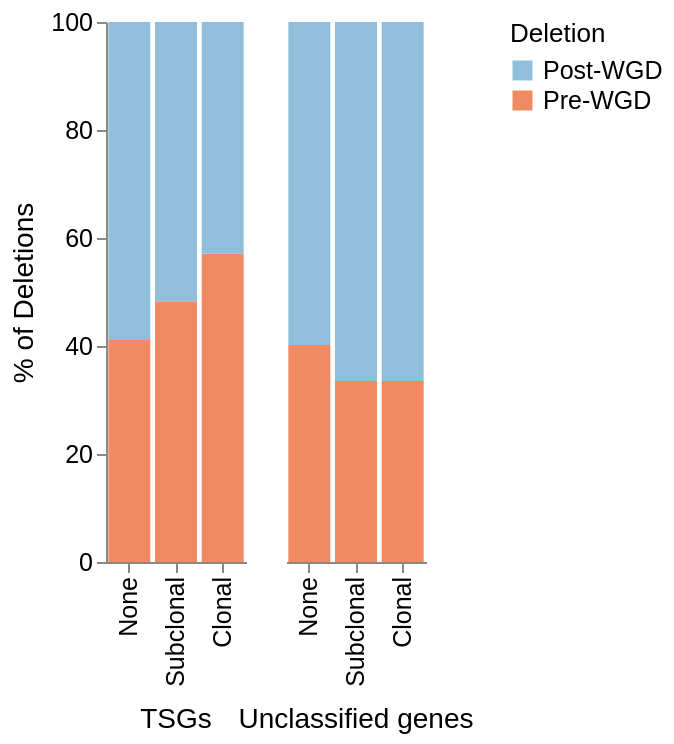

The notebook cell this image was saved under:
### Code cell
tmp = df.copy()
order = ["None", "Subclonal", "Clonal"]
tmp["Point Mutation"] = tmp["Point Mutation"].str.strip()
tmp["Point Mutation"] = pd.Categorical(tmp["Point Mutation"], categories=order, ordered=True)

# Map Role names
tmp["Role_label"] = tmp["Role"].replace({"TSG": "TSGs", "Other": "Unclassified genes"})

chart = (
    alt.Chart(tmp)
    .mark_bar()
    .encode(
        x=alt.X(
            "Point Mutation:N",
            sort=order,
            title=None,
            axis=alt.Axis(
                ticks=True, 
                labelFontSize=12.5, 
                titleFontSize=14, 
                titleFontWeight="normal"
            ),
        ),
        y=alt.Y(
            "Percentage:Q",
            axis=alt.Axis(
                grid=False,
                title="% of Deletions",
                titleFontSize=14,
                titleFontWeight="normal",
                titlePadding=6,
                labelExpr="datum.value",
                labelFontSize=12.5
            ),
        ),
        column=alt.Column(
            "Role_label:N",
            sort=["TSGs", "Unclassified genes"],
            title=None,
            header=alt.Header(
                labelOrient="bottom",
                labelFontSize=14,
                labelFontWeight="normal"
            ),
        ),
        color=alt.Color(
            "Deletion:N",
            scale=alt.Scale(range=["#91bfdb", "#ef8a62"]),
            legend=alt.Legend(
                title="Deletion",
                labelFontSize=12.5,
                titleFontSize=13,
                titleFontWeight="normal",
                labelPadding=40
            ),
        ),
    )
    .properties(width=70, height=270)
    .configure_view(strokeOpacity=0)
)

chart

### Figure 1 — Vega-Lite specification as saved in the notebook (floating-point values rounded to 4 significant figures)
{"config": {"view": {"continuousWidth": 300, "continuousHeight": 300, "strokeOpacity": 0}}, "data": {"name": "data-f70f3f964069c1e65e0f3625f432a883"}, "mark": {"type": "bar"}, "encoding": {"color": {"field": "Deletion", "legend": {"labelFontSize": 12.5, "labelPadding": 40, "title": "Deletion", "titleFontSize": 13, "titleFontWeight": "normal"}, "scale": {"range": ["#91bfdb", "#ef8a62"]}, "type": "nominal"}, "column": {"field": "Role_label", "header": {"labelFontSize": 14, "labelFontWeight": "normal", "labelOrient": "bottom"}, "sort": ["TSGs", "Unclassified genes"], "title": null, "type": "nominal"}, "x": {"axis": {"labelFontSize": 12.5, "ticks": true, "titleFontSize": 14, "titleFontWeight": "normal"}, "field": "Point Mutation", "sort": ["None", "Subclonal", "Clonal"], "title": null, "type": "nominal"}, "y": {"axis": {"grid": false, "labelExpr": "datum.value", "labelFontSize": 12.5, "title": "% of Deletions", "titleFontSize": 14, "titleFontWeight": "normal", "titlePadding": 6}, "field": "Percentage", "type": "quantitative"}}, "height": 270, "width": 70, "$schema": "https://vega.github.io/schema/vega-lite/v5.16.3.json", "datasets": {"data-f70f3f964069c1e65e0f3625f432a883": [{"Point Mutation": "None", "Role": "Other", "Percentage": 40.18, "Deletion": "Pre-WGD", "Role_label": "Unclassified genes"}, {"Point Mutation": "Clonal", "Role": "Other", "Percentage": 33.5, "Deletion": "Pre-WGD", "Role_label": "Unclassified genes"}, {"Point Mutation": "Subclonal", "Role": "Other", "Percentage": 33.54, "Deletion": "Pre-WGD", "Role_label": "Unclassified genes"}, {"Point Mutation": "None", "Role": "TSG", "Percentage": 41.1, "Deletion": "Pre-WGD", "Role_label": "TSGs"}, {"Point Mutation": "Clonal", "Role": "TSG", "Percentage": 57.09, "Deletion": "Pre-WGD", "Role_label": "TSGs"}, {"Point Mutation": "Subclonal", "Role": "TSG", "Percentage": 48.26, "Deletion": "Pre-WGD", "Role_label": "TSGs"}, {"Point Mutation": "None", "Role": "Other", "Percentage": 59.82, "Deletion": "Post-WGD", "Role_label": "Unclassified genes"}, {"Point Mutation": "Clonal", "Role": "Other", "Percentage": 66.5, "Deletion": "Post-WGD", "Role_label": "Unclassified genes"}, {"Point Mutation": "Subclonal", "Role": "Other", "Percentage": 66.46, "Deletion": "Post-WGD", "Role_label": "Unclassified genes"}, {"Point Mutation": "None", "Role": "TSG", "Percentage": 58.9, "Deletion": "Post-WGD", "Role_label": "TSGs"}, {"Point Mutation": "Clonal", "Role": "TSG", "Percentage": 42.91, "Deletion": "Post-WGD", "Role_label": "TSGs"}, {"Point Mutation": "Subclonal", "Role": "TSG", "Percentage": 51.74, "Deletion": "Post-WGD", "Role_label": "TSGs"}]}}
